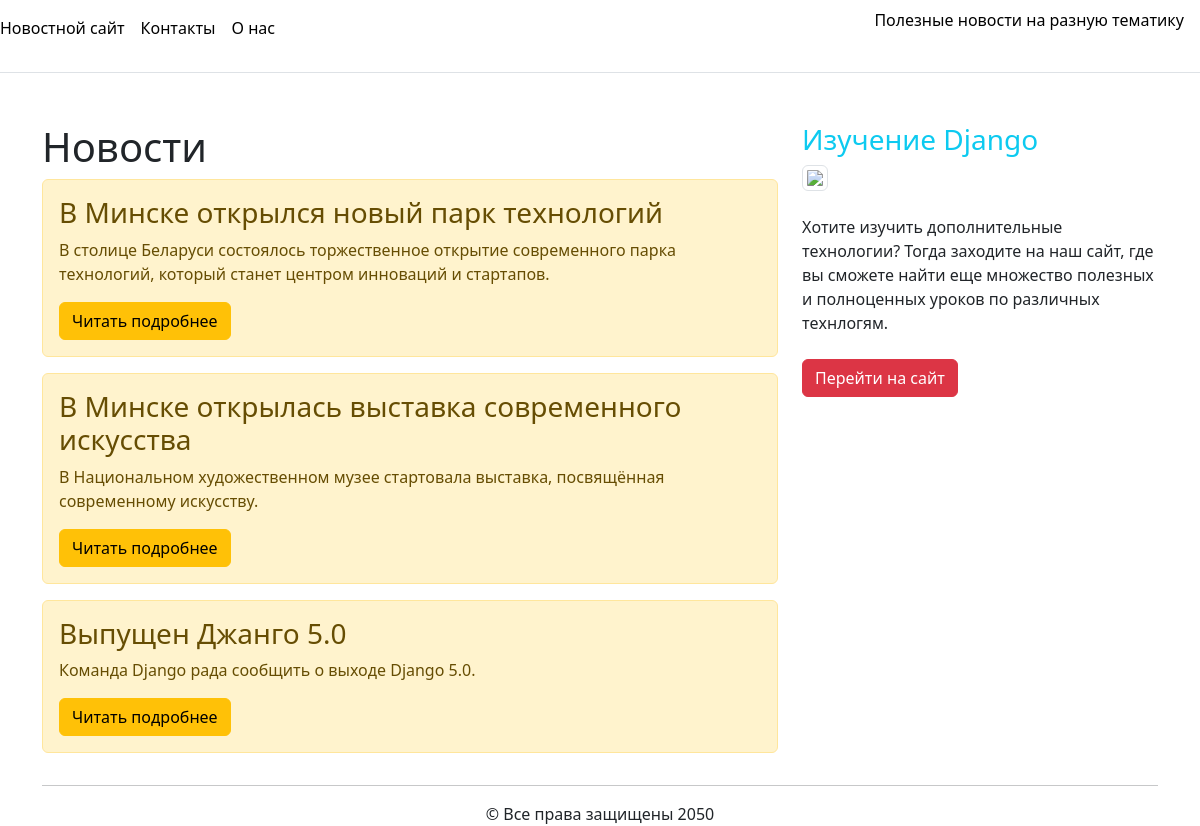
Before: / with the older database file.
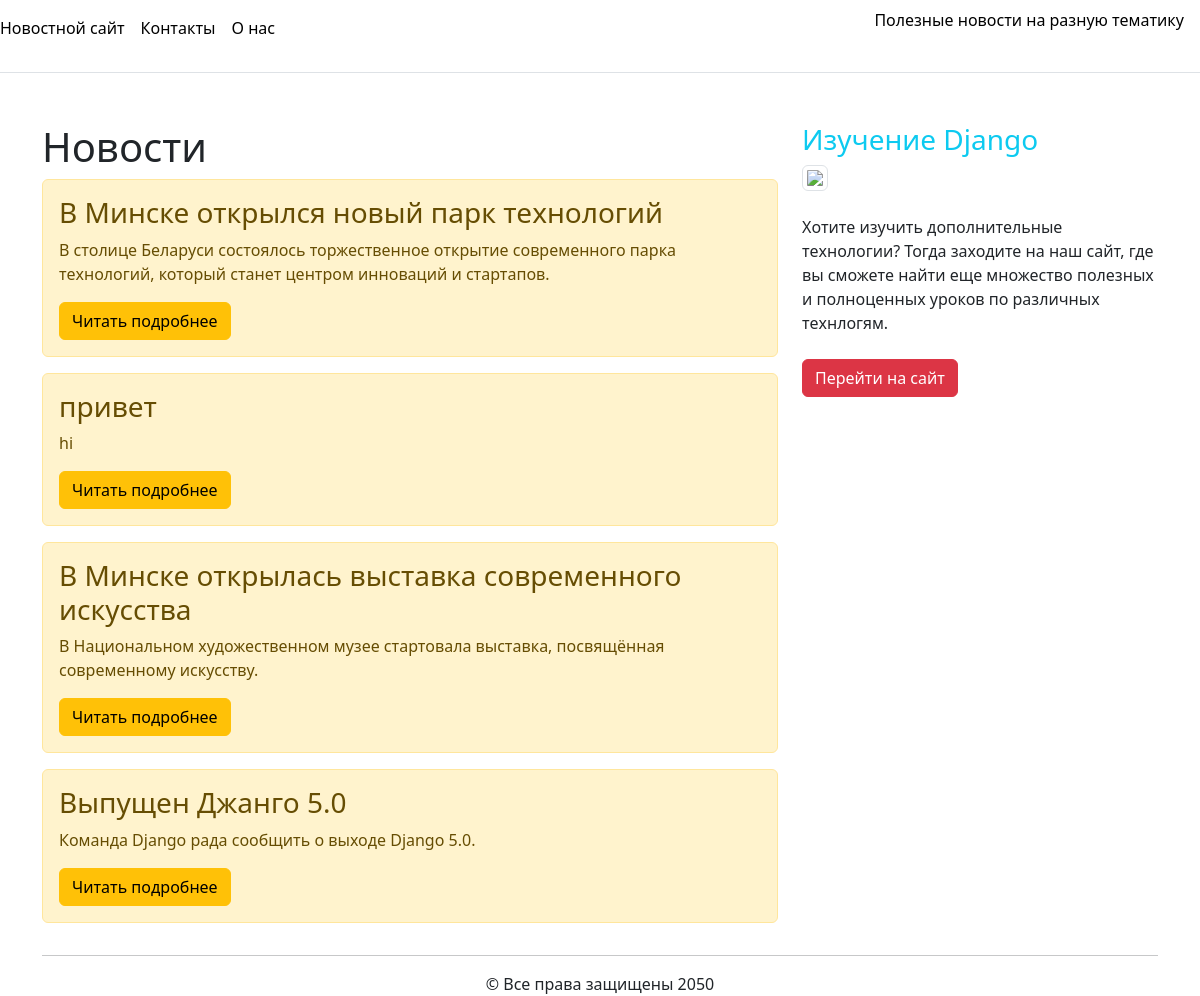
After: the same page with the newer database file.
### main/models.py (models this page shows, shortened)
class Article(models.Model):
    title = models.CharField('Название', max_length=100)
    anons = models.CharField('Анонс', max_length=250)
    full_text = models.TextField('Статья')
    date = models.DateTimeField('Дата публикации')
    class Meta:
        verbose_name = 'Новость'
        verbose_name_plural = 'Новости'

### main/views.py (the view)
# urls.py: path('', views.index, name='index'),
def index(request):
    news = Article.objects.order_by('-date')
    return render(request, 'main/index.html', {'news' : news})

### templates/main/index.html
{% extends 'main/shablon.html' %}
{% block content %}
    <div class="as">
    <h1>Новости</h1>
    {% if news %}
        {% for i in news %}
        <div class="alert alert-warning">
            <h3>{{i.title}}</h3>
            <p>{{i.anons}}</p>
            <a href="{% url 'news_detail' i.id %}" class="btn btn-warning">Читать подробнее</a>
        </div>
        {% endfor %}
    {% else %}
        <p>НЕт записей</p>
    {% endif %}
    </div>
{% endblock %}

### templates/main/shablon.html (shortened to what this page needs)
<!DOCTYPE html>
<html lang="en">
<head>
    <link rel="stylesheet" href="https://cdn.jsdelivr.net/npm/bootstrap@5.3.3/dist/css/bootstrap.min.css">
</head>
<body>
<div class="d-flex flex-column flex-md-row align-items-center pb-3 mb-4 border-bottom">
        <a class="me-3 py-2 link-body-emphasis text-decoration-none" href="{% url 'index' %}">Новостной сайт</a>
        <a class="me-3 py-2 link-body-emphasis text-decoration-none" href="{% url 'contacts' %}">Контакты</a>
        <a class="me-3 py-2 link-body-emphasis text-decoration-none" href="{% url 'about' %}">О нас</a>
    <p class="me-3 py-2 link-body-emphasis text-decoration-none">Полезные новости на разную тематику</p>
</div>
    <div class="container" style="margin-top:50px">
    <div class="row">
      <div class="col-md-8">
        {% block content %}
        {% endblock %}
      </div>
      <div class="col-md-4">
        <h3 class="text-info">Изучение Django</h3>
        <img src="https://upload.wikimedia.org/wikipedia/commons/thumb/c/c3/Python-logo-notext.svg/1200px-Python-logo-notext.svg.png" class="img-thumbnail">
        <div>
          <br>Хотите изучить дополнительные технологии? Тогда заходите на наш сайт, где вы сможете найти еще множество полезных и полноценных уроков по различных технлогям.<br><br>
          <a href="https://itproger.com">
            <button class="btn btn-danger">Перейти на сайт</button>
          </a>
        </div>
      </div>
    </div>
  </div>
  <div class="container text-center">
    <hr>&copy; Все права защищены 2050
  </div>
</body>
</html>

Changed rows visible on the page:
added Article: title "привет", anons "hi"
